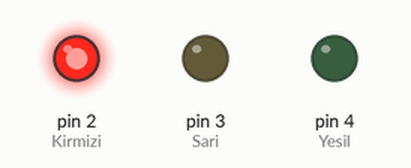
Recording of a sketch running on a simulated Arduino Uno, built with avr-gcc and run on an emulated ATmega328P. Shown: output pins drawn as LEDs (lit = HIGH).

Above: at 5.0 s.
At 15.0 s:
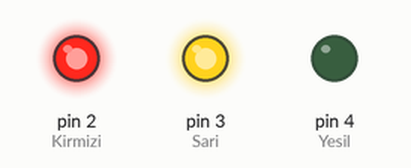
At 21.0 s:
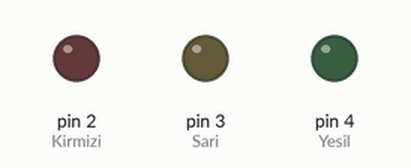
At 24.5 s:
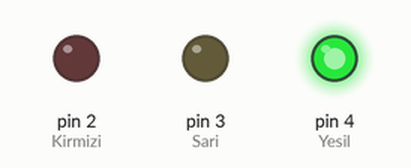
Timing chart, 0 to 35.1 s (numbered marks = the images above):
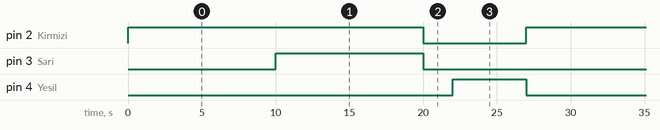

The sketch:

Trafik_isiklari.ino
```cpp
#define Kirmizi 2
#define Sari 3
#define Yesil 4

void setup() {
pinMode(Kirmizi,OUTPUT);
pinMode(Sari,OUTPUT);
pinMode(Yesil,OUTPUT);

}

void loop() {
 digitalWrite(Kirmizi,HIGH);
 delay(10000);
 digitalWrite(Sari,HIGH);
 delay(10000);
 digitalWrite(Kirmizi,LOW);
 digitalWrite(Sari,LOW);
 delay(2000);
 digitalWrite(Yesil,HIGH);
 delay(5000);
 digitalWrite(Yesil,LOW);

}
```

Measured:
- by itself, pin 2 (Kirmizi): alternates HIGH for 20.0 s and LOW for 7.0 s
- by itself, pin 3 (Sari): alternates HIGH for 10.0 s and LOW for 17.0 s
- by itself, pin 4 (Yesil): alternates HIGH for 5.0 s and LOW for 22.0 s
